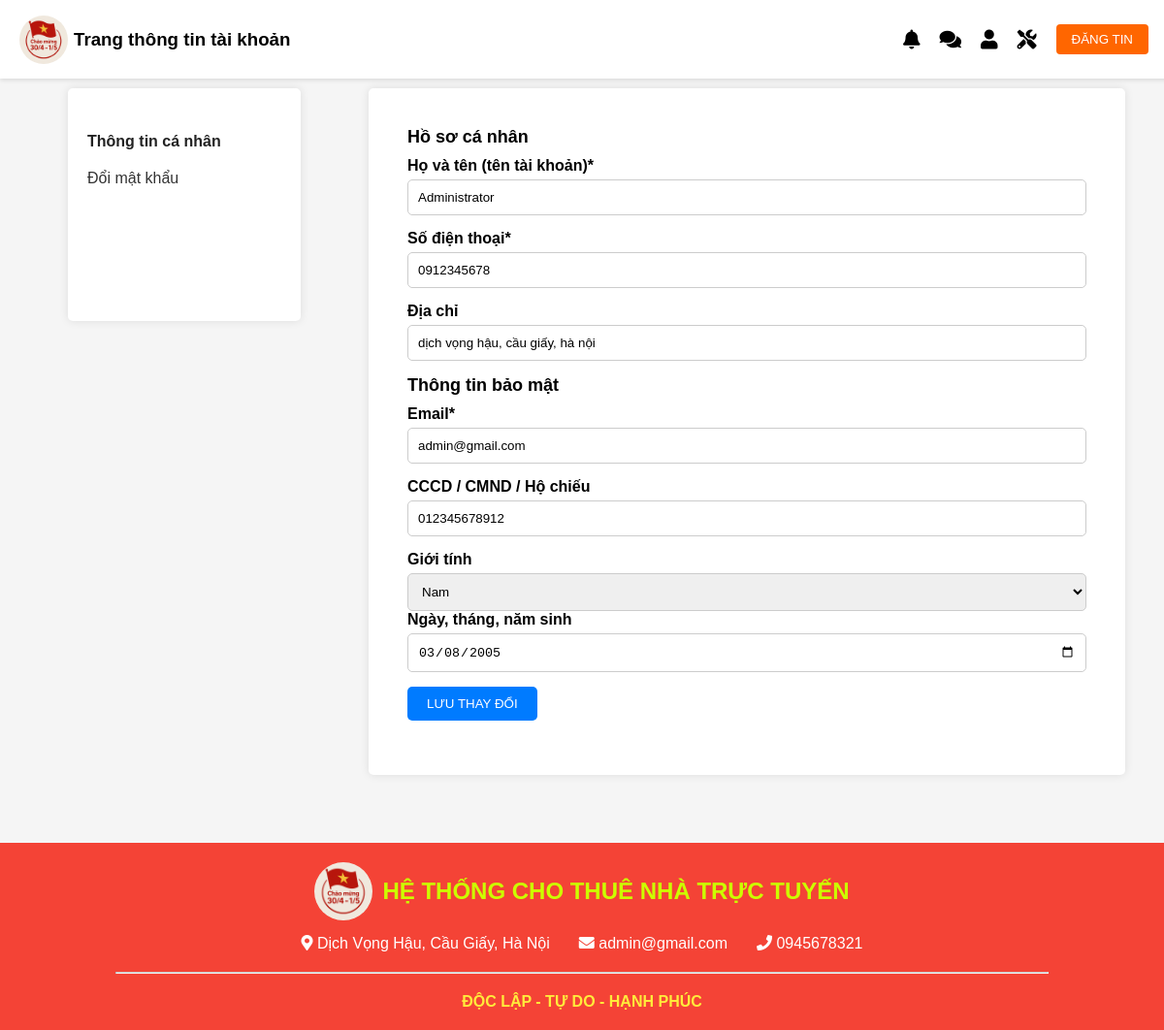
/user_profile.php (signed in), run on the app's committed database.
### tables this page shows
CREATE TABLE `users` (
  `id` int(30) NOT NULL,
  `name` text NOT NULL,
  `username` varchar(200) NOT NULL,
  `password` text NOT NULL,
  `phone` varchar(11) NOT NULL,
  `address_user` varchar(300) NOT NULL,
  `email` varchar(100) NOT NULL,
  `cccd` varchar(12) NOT NULL,
  `gender` varchar(10) NOT NULL DEFAULT 'male',
  `type` tinyint(1) NOT NULL DEFAULT 2 COMMENT '1=Admin,2=Staff',
  `dob` date DEFAULT NULL
);

### user_profile.php (the view, shortened to what this page needs)
<html>
<?php
$servername = "localhost";
$username = "root";
$password = "";
$dbname = "house_rental_db";
$conn = new mysqli($servername, $username, $password, $dbname);
if (isset($_SESSION['login_id'])) {
    $user_id = $_SESSION['login_id'];
    $sql = "SELECT * FROM users WHERE id = ?";
    $stmt = $conn->prepare($sql);
    $stmt->bind_param("i", $user_id);
    $stmt->execute();
    $result = $stmt->get_result();
    if ($result->num_rows > 0) {
        $user = $result->fetch_assoc();
    } else {
        echo "Không tìm thấy người dùng.";
        exit;
    }
} else {
    echo "Bạn chưa đăng nhập.";
    exit;
}
?>
<head>
    <link rel="stylesheet" href="user.css">
    <link rel="stylesheet" href="https://cdnjs.cloudflare.com/ajax/libs/font-awesome/5.15.3/css/all.min.css">
</head>
<body>
    <div class="navbar">
        <a href="user_home.php">
            <img src="logo.png" alt="" width="50px" style="border-radius: 50%;">
        </a>
        <div class="dropdown">
            <button class="dropdown-toggle">
                <h3>Trang thông tin tài khoản</h3>
            </button>
        </div>
        <div class="icons">
            <div class="icon-wrapper">
                <i class="fas fa-bell" id="bell-icon"></i>
            </div>
            <div class="icon-wrapper">
                <i class="fas fa-comments" id="chat-icon"></i>
            </div>
            <div class="icon-wrapper">
                <i class="fas fa-user" id="user-icon"></i>
            </div>
            <div class="icon-wrapper">
                <i class="fas fa-tools" id="maintenance-icon"></i>
            </div>
        </div>
        <button class="post-button" onclick="window.location.href='user_addhouse.php'">
            ĐĂNG TIN
        </button>
    </div>
    <div class="container1">
    </div>
    <div class="container">
        <div class="content1">
            <div class="sidebar">
                <ul>
                    <li><a class="ttcn" href="#">Thông tin cá nhân</a></li>
                    <li><a href="account_settings.php">Đổi mật khẩu</a></li>
                </ul>
            </div>
        </div>
        <div class="content2">
            <div class="main-content">
                <form method="POST">
                    <div class="section-title">Hồ sơ cá nhân</div>
                    <div class="form-group">
                        <label for="name">Họ và tên (tên tài khoản)* </label>
                        <div class="input-group">
                            <input type="text" name="name" value="<?= htmlspecialchars($user['name']) ?>">
                        </div>
                    </div>
                    <div class="form-group">
                        <label for="phone">Số điện thoại*</label>
                        <input type="text" name="phone" value="<?= htmlspecialchars($user['phone']) ?>">
                    </div>
                    <div class="form-group">
                        <label for="address">Địa chỉ</label>
                        <input type="text" name="address_user" value="<?= htmlspecialchars($user['address_user']) ?>">
                    </div>
                    <div class="section-title">Thông tin bảo mật</div>
                    <div class="form-group">
                        <label for="email">Email*</label>
                        <div class="input-group">
                            <input type="email" name="email" value="<?= htmlspecialchars($user['email']) ?>">
                        </div>
                    </div>
                    <div class="form-group">
                        <label for="id">CCCD / CMND / Hộ chiếu</label>
                        <input type="text" name="cccd" value="<?= htmlspecialchars($user['cccd']) ?>">
                    </div>
                    <div class="form-group">
                        <label for="gender">Giới tính</label>
                        <select name="gender">
                            <option value="male" <?= $user['gender'] == 'male' ? 'selected' : '' ?>>Nam</option>
                        </select>
                        <div>
                            <label for="dob">Ngày, tháng, năm sinh</label>
                            <input type="date" id="dob" name="dob" value="<?= htmlspecialchars($user['dob']) ?>">
                        </div>
                    </div>
                    <button class="btn-save" type="submit">LƯU THAY ĐỔI</button>
                </form>
            </div>
        </div>
    </div>
</body>
<footer style="background-color: #f44336; color: white; text-align: center; padding: 20px 0;">
    <div style="display: flex; flex-direction: column; align-items: center;">
        <div style="display: flex; align-items: center; gap: 10px;">
            <img src="logo.png" alt="Logo" style="width: 60px; height: 60px; border-radius: 50%;">
            <h2 style="color: #ccff00; margin: 0;">HỆ THỐNG CHO THUÊ NHÀ TRỰC TUYẾN</h2>
        </div>
        <div style="margin-top: 15px; display: flex; gap: 30px; align-items: center;">
            <div><i class="fas fa-map-marker-alt"></i> Dịch Vọng Hậu, Cầu Giấy, Hà Nội</div>
            <div><i class="fas fa-envelope"></i> admin@gmail.com</div>
            <div><i class="fas fa-phone"></i> 0945678321</div>
        </div>
        <hr style="width: 80%; margin: 20px auto; border-top: 1px solid #ccc;" />
        <div style="color: #ffeb3b; font-weight: bold;">ĐỘC LẬP - TỰ DO - HẠNH PHÚC</div>
    </div>
</footer>
</html>

### user.css (style rules this page uses)
body { font-family: 'Roboto', sans-serif; margin: 0; padding: 0; background-color: #f8f9fa; }
.navbar { display: flex; position: fixed; width: 97%; z-index: 100; align-items: center; background-color: #fff; padding: 10px 20px; box-shadow: 0 2px 4px rgba(0, 0, 0, 0.1); }
.navbar .dropdown { position: relative; }
.navbar .dropdown-toggle { background: none; border: none; font-size: 16px; cursor: pointer; display: flex; align-items: center; }
.navbar .icons { display: flex; align-items: center; margin-left: 20px; }
.navbar .icons .icon-wrapper { position: relative; display: inline-block; }
.navbar .icons i { font-size: 20px; margin-left: 20px; cursor: pointer; }
.navbar .post-button { background-color: #ff6600; color: #fff; padding: 8px 16px; border: none; border-radius: 4px; margin-left: 20px; cursor: pointer; }
.main-content { padding: 20px; position: relative; top: 60px; }

### user_profile.php (style rules this page uses)
body { font-family: Arial, sans-serif; background-color: #f5f5f5; margin: 0; padding: 0; }
.container1 { padding: 50 0px 0 50px; }
.container { display: flex; justify-content: center; padding: 0 20 20 20; }
.content1 { background-color: #fff; padding: 20px; margin: 20 20 50 50; border-radius: 5px; box-shadow: 0 0 10px rgba(0, 0, 0, 0.1); width: 100%; max-width: 200px; max-height: 200px; }
.ttcn { font-weight: 700; cursor: default; color: #222 !important; }
.content2 { background-color: #fff; padding: 20px; margin: 20 20 50 50; border-radius: 5px; box-shadow: 0 0 10px rgba(0, 0, 0, 0.1); width: 100%; max-width: 800px; }
.sidebar { width: 200px; margin-right: 20px; }
.sidebar ul { list-style: none; padding: 0; }
.sidebar ul li { padding: 10px 0; }
.sidebar ul li a { text-decoration: none; color: #333; }
.main-content { flex: 1; top: 0px; }
.section-title { font-size: 18px; font-weight: bold; margin-bottom: 10px; }
.form-group { margin-bottom: 15px; }
.form-group label { display: block; margin-bottom: 5px; font-weight: bold; }
.form-group input, .form-group textarea, .form-group select { width: 100%; padding: 10px; border: 1px solid #ccc; border-radius: 5px; }
.form-group .input-group { display: flex; }
.form-group .input-group input { flex: 1; }
.btn-save { background-color: #007bff; color: #fff; padding: 10px 20px; border: none; border-radius: 5px; cursor: pointer; }

### data on the page
users: name "Administrator", phone "0912345678", address_user "dịch vọng hậu, cầu giấy, hà nội", email "admin@gmail.com", cccd "012345678912", gender "Nam", dob "03/08/2005"
